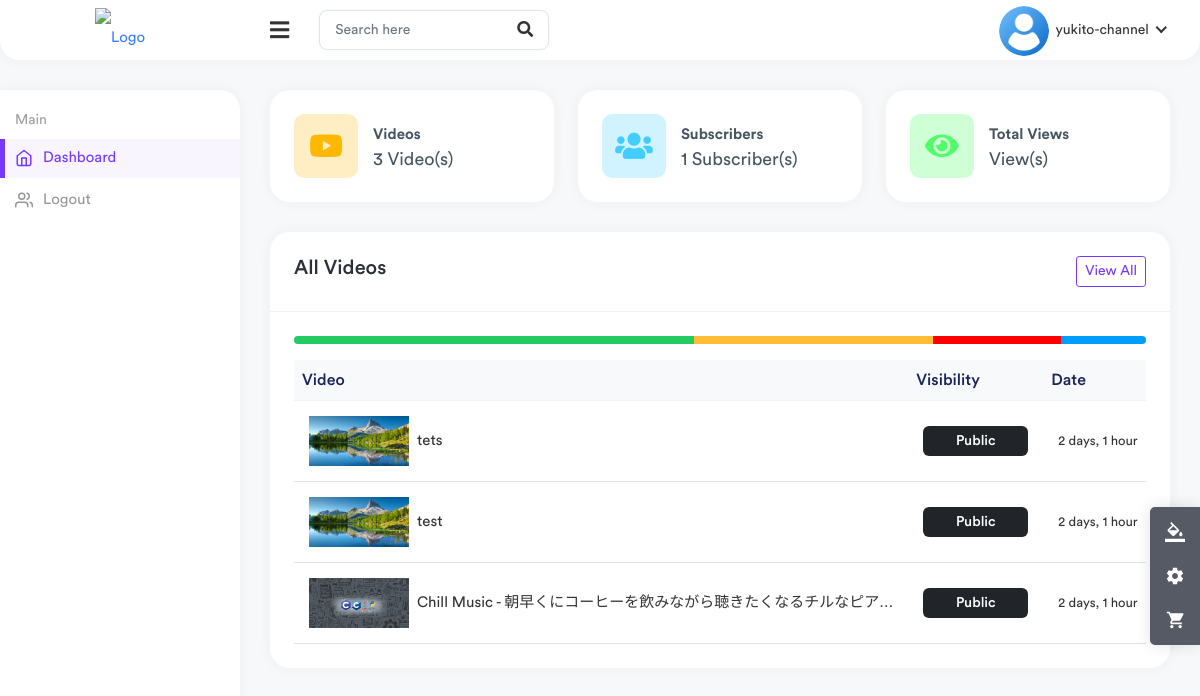
/studio/ (signed in), run on the app's committed database.
### channel/models.py (models this page shows, shortened)
class Channel(models.Model):
    channel_art=models.ImageField(upload_to=user_directory_path,default='images/channel-art.jpg')
    image=models.ImageField(upload_to=user_directory_path,default='images/user-image.png')
    full_name=models.CharField(max_length=100)
    channel_name=models.CharField(max_length=100)
    description=models.TextField(null=True,blank=True)
    keyword=TaggableManager(blank=True)
    date=models.DateTimeField(auto_now_add=True)
    status=models.CharField(choices=STATUS,max_length=100,default='Active')
    user=models.OneToOneField(User,on_delete=models.SET_NULL,null=True,related_name="channel")
    subscribers=models.ManyToManyField(User,related_name="user_subs",blank=True)
    verified=models.BooleanField(default=False)
    total_view=models.PositiveIntegerField(default=0)
    business_email=models.EmailField(null=True,blank=True)
    make_business_email_public=models.BooleanField(default=False)
    business_location=models.CharField(null=True,blank=True,max_length=100)
    make_business_location_public=models.BooleanField(default=False)
    website=models.URLField(default='https://www.udemy.com/home')
    instagram=models.URLField(default='https://www.udemy.com/home')
    facebook=models.URLField(default='https://www.udemy.com/home')
    twitter=models.URLField(default='https://www.udemy.com/home')

### core/models.py (models this page shows, shortened)
class Video(models.Model):
    video=models.FileField(upload_to=user_derectory_path)
    image=models.ImageField(upload_to=user_derectory_path,null=True,blank=True)
    title=models.CharField(max_length=100)
    description=models.TextField(max_length=2000,null=True,blank=True)
    tags=TaggableManager(blank=True)
    date=models.DateTimeField(auto_now_add=True)
    visibility=models.CharField(choices=VISIBILITY,max_length=100,default='public')
    user=models.ForeignKey(User,on_delete=models.SET_NULL,null=True)
    views=models.PositiveIntegerField(default=0)
    likes=models.ManyToManyField(User,blank=True,related_name='likes')
    featured=models.BooleanField(default=False)

### useradmin/views.py (the view)
# urls.py: path("",views.studio,name='studio'),
@login_required
def studio(request):
    user=request.user
    videos=Video.objects.filter(user=user).order_by('-date')
    channel=user.channel
    comments=Comment.objects.filter()
    context={
        'user': user,
        'videos': videos,
        'channel': channel,
    }
    return render(request,'useradmin/studio.html',context)

### templates/useradmin/studio.html (shortened to what this page needs)
{% load static %}
<!DOCTYPE html>
<html lang="en">
    <head>
        <link rel="stylesheet" href="{% static 'assets/css/bootstrap.min.css' %}" />
        <link rel="stylesheet" href="{% static 'assets/plugins/fontawesome/css/fontawesome.min.css' %}" />
        <link rel="stylesheet" href="{% static 'assets/plugins/fontawesome/css/all.min.css' %}" />
        <link rel="stylesheet" href="{% static 'assets/css/style.css' %}" />
    </head>
    <body class="nk-body bg-lighter npc-default has-sidebar no-touch nk-nio-theme">
        <div class="main-wrapper">
            <div class="header header-one">
                <div class="header-left header-left-one">
                    <a href="{% url 'index' %}" class="logo">
                        <img src="https://static.wikia.nocookie.net/logopedia/images/c/c0/YouTube_Studio_short.svg/revision/latest?cb=20200216210451" alt="Logo" />
                    </a>
                </div>
                <a href="javascript:void(0);" id="toggle_btn">
                    <i class="fas fa-bars"></i>
                </a>
                <div class="top-nav-search">
                    <form>
                        <input type="text" class="form-control" placeholder="Search here" />
                        <button class="btn" type="submit"><i class="fas fa-search"></i></button>
                    </form>
                </div>
                <ul class="nav nav-tabs user-menu">
                    <li class="nav-item dropdown has-arrow main-drop">
                        <a href="#" class="dropdown-toggle nav-link" data-bs-toggle="dropdown">
                            <span class="user-img">
                                <img src="{{ channel.image.url }}" style="width: 50px; height: 50px; object-fit: cover;" alt="" />
                            </span>
                            <span>{{ channel.channel_name }}</span>
                        </a>
                    </li>
                </ul>
            </div>
            <div class="sidebar" id="sidebar">
                <div class="sidebar-inner slimscroll">
                    <div id="sidebar-menu" class="sidebar-menu">
                        <ul>
                            <li class="menu-title"><span>Main</span></li>
                            <li class="active">
                                <a href="{% url 'studio' %}"><i data-feather="home"></i> <span>Dashboard</span></a>
                            </li>
                            <li>
                                <a href="{% url 'sign-out' %}"><i data-feather="users"></i> <span>Logout</span></a>
                            </li>
                        </ul>
                    </div>
                </div>
            </div>
            <div class="page-wrapper">
                <div class="content container-fluid">
                    <div class="row">
                        <div class="col-xl-4 col-sm-6 col-12">
                            <div class="card">
                                <div class="card-body">
                                    <div class="dash-widget-header">
                                        <span class="dash-widget-icon bg-1">
                                            <i class="fab fa-youtube"></i>
                                        </span>
                                        <div class="dash-count">
                                            <div class="dash-title">Videos</div>
                                            <div class="dash-counts">
                                                <p>{{videos.count}} Video(s)</p>
                                            </div>
                                        </div>
                                    </div>
                                </div>
                            </div>
                        </div>
                        <div class="col-xl-4 col-sm-6 col-12">
                            <div class="card">
                                <div class="card-body">
                                    <div class="dash-widget-header">
                                        <span class="dash-widget-icon bg-2">
                                            <i class="fas fa-users"></i>
                                        </span>
                                        <div class="dash-count">
                                            <div class="dash-title">Subscribers</div>
                                            <div class="dash-counts">
                                                <p>{{channel.subscribers.all.count}} Subscriber(s)</p>
                                            </div>
                                        </div>
                                    </div>
                                </div>
                            </div>
                        </div>
                        <div class="col-xl-4 col-sm-6 col-12">
                            <div class="card">
                                <div class="card-body">
                                    <div class="dash-widget-header">
                                        <span class="dash-widget-icon bg-3">
                                            <i class="fas fa-eye"></i>
                                        </span>
                                        <div class="dash-count">
                                            <div class="dash-title">Total Views</div>
                                            <div class="dash-counts">
                                                <p>{{channel.total_views}} View(s)</p>
                                            </div>
                                        </div>
                                    </div>
                                </div>
                            </div>
                        </div>
                    </div>
                    <div class="row">
                        <div class="col-md-12 col-lg-12 col-sm-12">
                            <div class="card">
                                <div class="card-header">
                                    <div class="row">
                                        <div class="col">
                                            <h5 class="card-title">All Videos</h5>
                                        </div>
                                        <div class="col-auto">
                                            <a href="invoices.html" class="btn-right btn btn-sm btn-outline-primary">
                                                View All
                                            </a>
                                        </div>
                                    </div>
                                </div>
                                <div class="card-body">
                                    <div class="mb-3">
                                        <div class="progress progress-md rounded-pill mb-3">
                                            <div class="progress-bar bg-success" role="progressbar" style="width: 47%;" aria-valuenow="47" aria-valuemin="0" aria-valuemax="100"></div>
                                            <div class="progress-bar bg-warning" role="progressbar" style="width: 28%;" aria-valuenow="28" aria-valuemin="0" aria-valuemax="100"></div>
                                            <div class="progress-bar bg-danger" role="progressbar" style="width: 15%;" aria-valuenow="15" aria-valuemin="0" aria-valuemax="100"></div>
                                            <div class="progress-bar bg-info" role="progressbar" style="width: 10%;" aria-valuenow="10" aria-valuemin="0" aria-valuemax="100"></div>
                                        </div>
                                    </div>
                                    <div class="table-responsive">
                                        <table class="table table-stripped table-hover">
                                            <thead class="thead-light">
                                                <tr>
                                                    <th>Video</th>
                                                    <th>Visibility</th>
                                                    <th>Date</th>
                                                </tr>
                                            </thead>
                                            <tbody>
                                                {% for v in videos %}
                                                <tr>
                                                    <td>
                                                        <h2 class="table-avatar">
                                                            <a href="{% url 'video-detail' v.id  %}"><img class="avatar avatar-sm me-2 avatar-img roundded-circle" style="width: 100px; height: 50px; object-fit: cover;" src="{{ v.image.url }}" alt="User Image" />{{v.title|truncatechars:40}}</a>
                                                        </h2>
                                                    </td>
                                                    <td><span class="badge bg-dark">{{ v.visibility|title }}</span></td>
                                                    <td><small>{{ v.date|timesince }}</small></td>
                                                </tr>
                                                {% endfor %}
                                            </tbody>
                                        </table>
                                    </div>
                                </div>
                            </div>
                        </div>
                    </div>
                </div>
            </div>
        </div>
    </body>
</html>

### data on the page
Channel: image (picture), channel_name "yukito-channel", subscribers.all.count "1"
Video: image (picture), title "tets", visibility "Public", date "2 days, 1 hour"
Video: image (picture), title "test", visibility "Public", date "2 days, 1 hour"
Video: image (picture), title "Chill Music - 朝早くにコーヒーを飲みながら聴きたくなるチルなピア…", visibility "Public", date "2 days, 1 hour"

### other printed values
{{ videos.count }} "3"
